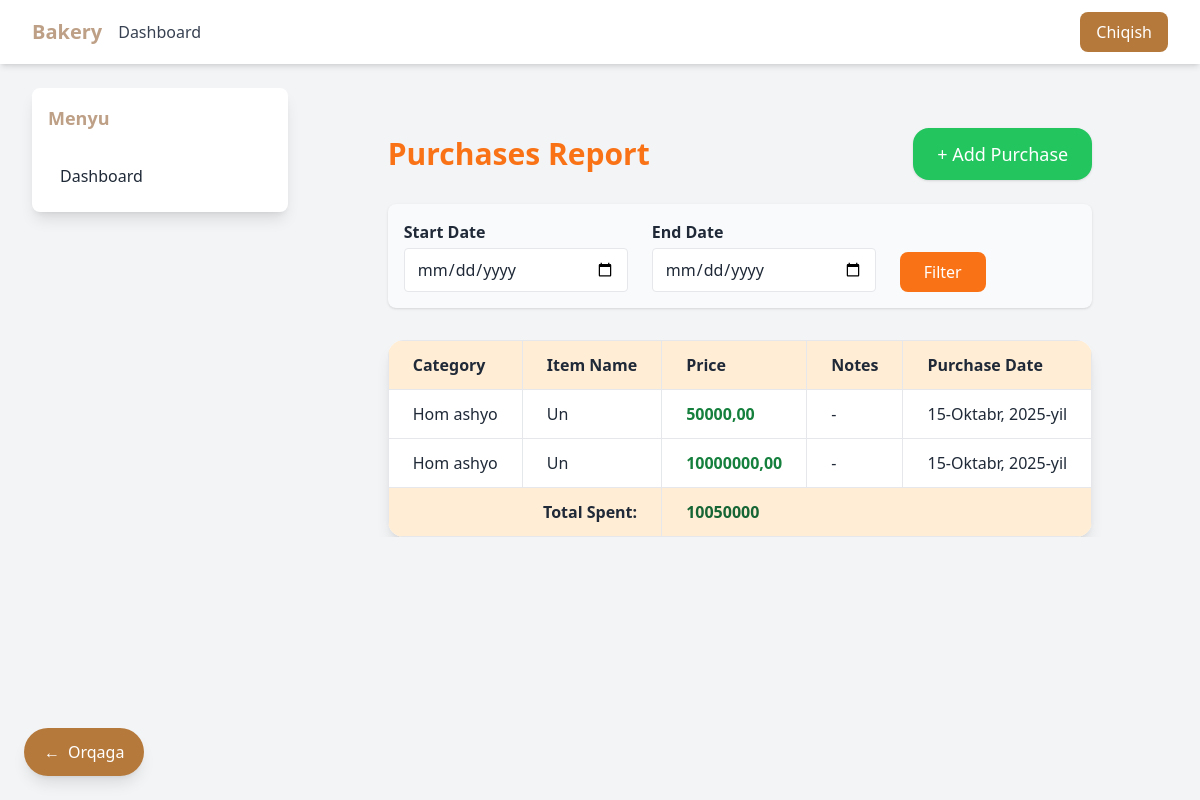
The page /reports/purchases/ on the database as committed earlier.
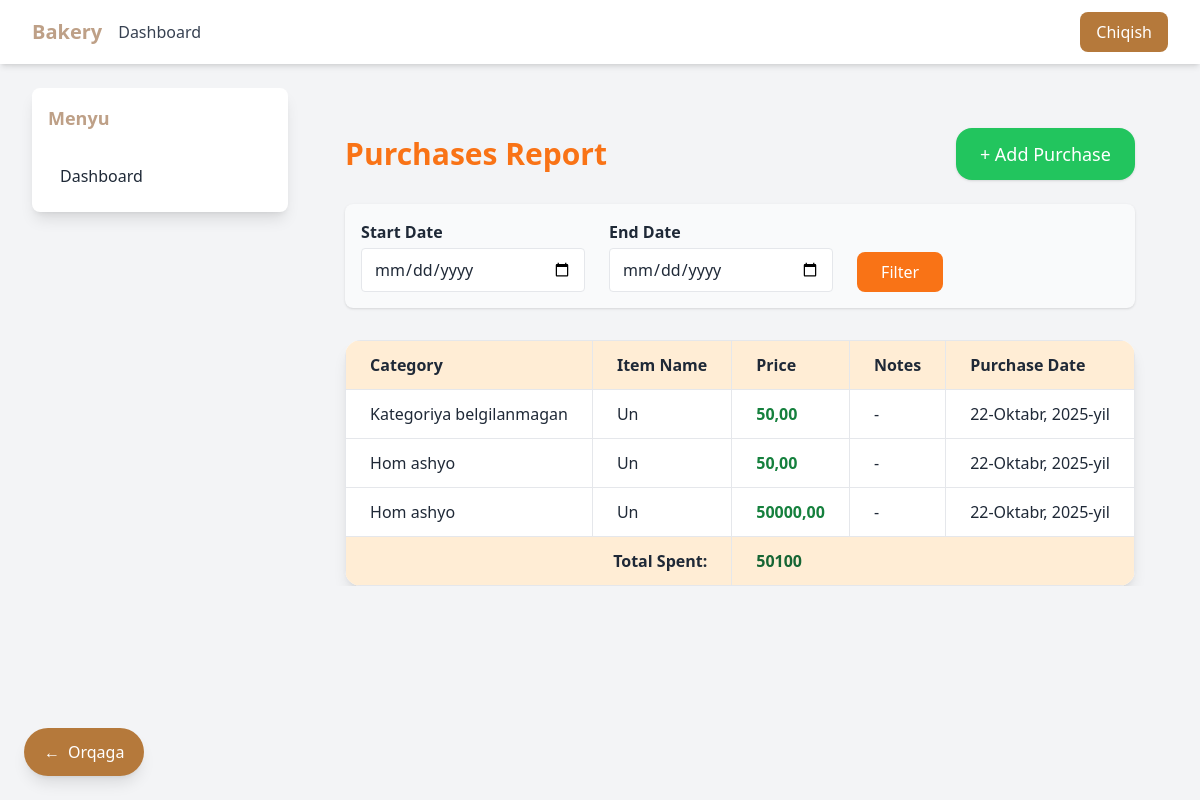
The same page on the database as committed later.
### reports/models.py (models this page shows, shortened)
class Category(models.Model):
    name = models.CharField(max_length=100, unique=True)
    description = models.TextField(blank=True, null=True)

class Purchase(models.Model):
    category = models.ForeignKey(Category, on_delete=models.CASCADE, null=True, blank=True)
    item_name = models.CharField(max_length=255, verbose_name="Nomi")
    unit_price = models.DecimalField(max_digits=12, decimal_places=2, verbose_name="Narxi (so‘mda)")
    purchase_date = models.DateField(default=timezone.now, verbose_name="Sana")
    notes = models.TextField(blank=True, null=True, verbose_name="Izoh")
    created_at = models.DateTimeField(auto_now_add=True)
    class Meta:
        ordering = ["-purchase_date"]
        verbose_name = "Xarid"
        verbose_name_plural = "Xaridlar"

### reports/views.py (the view)
# urls.py: path("purchases/", views.purchase_list, name="purchase_list"),
def purchase_list(request):
    start_date = request.GET.get("start_date")
    end_date = request.GET.get("end_date")
    purchases = Purchase.objects.select_related("category").all()
    if start_date and end_date:
        purchases = purchases.filter(purchase_date__range=[start_date, end_date])
    purchases_by_category = {}
    for p in purchases:
        category_name = p.category.name if p.category else "Kategoriya belgilanmagan"
        if category_name not in purchases_by_category:
            purchases_by_category[category_name] = []
        purchases_by_category[category_name].append(p)
    total_cost = purchases.aggregate(total=Sum('unit_price'))['total'] or 0
    context = {
        "purchases_by_category": purchases_by_category,
        "total_cost": total_cost,
        "start_date": start_date,
        "end_date": end_date,
    }
    return render(request, "reports/purchase_report.html", context)

### reports/templates/reports/purchase_report.html
{% extends 'base.html' %}
{% block content %}
<div class="max-w-7xl mx-auto mt-10 px-4">
    <div class="flex justify-between items-center mb-6 flex-wrap gap-4">
        <h2 class="text-3xl font-bold text-orange-500">Purchases Report</h2>
        <a href="{% url 'reports:purchase_create' %}"
           class="bg-green-500 text-white px-6 py-3 rounded-2xl shadow hover:bg-green-600 transition text-lg">
           + Add Purchase
        </a>
    </div>
    <form method="get" class="flex flex-wrap gap-6 mb-8 items-end bg-gray-50 p-4 rounded-lg shadow">
        <div>
            <label class="block font-semibold mb-1">Start Date</label>
            <input type="date" name="start_date" value="{{ start_date }}"
                   class="border rounded px-3 py-2 w-48 sm:w-56">
        </div>
        <div>
            <label class="block font-semibold mb-1">End Date</label>
            <input type="date" name="end_date" value="{{ end_date }}"
                   class="border rounded px-3 py-2 w-48 sm:w-56">
        </div>
        <button type="submit"
                class="bg-orange-500 text-white px-6 py-2 rounded-lg hover:bg-orange-600 transition">
            Filter
        </button>
    </form>
    <div class="overflow-x-auto bg-white rounded-2xl shadow-lg">
        <table class="w-full min-w-[700px] border-collapse text-base">
            <thead class="bg-orange-100">
                <tr>
                    <th class="px-6 py-3 border text-left">Category</th>
                    <th class="px-6 py-3 border text-left">Item Name</th>
                    <th class="px-6 py-3 border text-left">Price</th>
                    <th class="px-6 py-3 border text-left">Notes</th>
                    <th class="px-6 py-3 border text-left">Purchase Date</th>
                </tr>
            </thead>
            <tbody>
                {% for category, items in purchases_by_category.items %}
                    {% for p in items %}
                        <tr class="hover:bg-orange-50 transition">
                            <td class="px-6 py-3 border">{{ category }}</td>
                            <td class="px-6 py-3 border">{{ p.item_name }}</td>
                            <td class="px-6 py-3 border text-green-700 font-semibold">{{ p.unit_price }}</td>
                            <td class="px-6 py-3 border">{% if p.notes %}{{ p.notes }}{% else %}-{% endif %}</td>
                            <td class="px-6 py-3 border">{{ p.purchase_date }}</td>
                        </tr>
                    {% endfor %}
                {% empty %}
                    <tr>
                        <td colspan="5" class="text-center py-6 text-gray-500">No purchases found.</td>
                    </tr>
                {% endfor %}
            </tbody>
            <tfoot class="bg-orange-100 font-semibold">
                <tr>
                    <td colspan="2" class="px-6 py-3 border text-right">Total Spent:</td>
                    <td colspan="3" class="px-6 py-3 border text-green-800">{{ total_cost }}</td>
                </tr>
            </tfoot>
        </table>
    </div>
</div>
{% endblock %}

### templates/base.html (shortened to what this page needs)
<!DOCTYPE html>
<html lang="uz">
<head>
  <script src="https://cdn.tailwindcss.com"></script>
</head>
<body class="bg-gray-100 font-sans text-gray-800">
  <nav id="navbar" class="bg-white shadow-md">
    <div class="max-w-7xl mx-auto px-4 sm:px-6 lg:px-8">
      <div class="flex justify-between h-16 items-center">
        <div class="flex items-center space-x-4">
          <a href="{% url 'dashboard:dashboard' %}" class="text-primary text-xl font-bold whitespace-nowrap">Bakery</a>
          <div class="hidden md:flex space-x-4">
            {% if request.user.role == 'viewer' %}
              <a href="{% url 'viewer_dashboard' %}" class="text-gray-700 hover-text-primary-dark">Dashboard</a>
            {% else %}
              <a href="{% url 'dashboard:dashboard' %}" class="text-gray-700 hover-text-primary-dark">Dashboard</a>
            {% endif %}
          </div>
        </div>
        <div class="flex items-center space-x-3">
          {% if request.resolver_match.url_name != 'login' %}
            <a href="{% url 'logout' %}" class="bg-primary hover-bg-primary-dark text-white px-4 py-2 rounded-lg transition whitespace-nowrap">Chiqish</a>
          {% endif %}
        </div>
      </div>
    </div>
  </nav>
  <div class="max-w-7xl mx-auto mt-6 px-4 sm:px-6 lg:px-8 flex flex-col lg:flex-row gap-6 items-start">
    <aside id="sidebar"
      class="hidden lg:flex flex-col flex-shrink-0 w-full lg:w-64 bg-white shadow-lg rounded-lg p-4 space-y-2 transition-all duration-300 ease-in-out">
      <h2 class="text-lg font-bold text-primary mb-4">Menyu</h2>
      {% if request.user.role == 'viewer' %}
        <a href="{% url 'viewer_dashboard' %}" class="block px-3 py-2 rounded-lg hover-bg-primary-dark transition">Dashboard</a>
      {% else %}
        <a href="{% url 'dashboard:dashboard' %}" class="block px-3 py-2 rounded-lg hover-bg-primary-dark transition">Dashboard</a>
      {% endif %}
    </aside>
    <main class="flex-1 flex flex-col w-full overflow-hidden scroll-smooth">
      {% block content %}{% endblock %}
    </main>
  </div>
  {% if request.resolver_match.url_name != 'dashboard' %}
  <button onclick="history.back()"
    class="back-button bg-primary hover-bg-primary-dark text-white px-5 py-3 rounded-full shadow-lg transition flex items-center space-x-2">
    <span>←</span>
    <span class="hidden sm:inline">Orqaga</span>
  </button>
  {% endif %}
</body>
</html>

### templates/base.html (style rules this page uses)
.bg-primary { background-color: #b5793b; }
.text-primary { color: #bea087; }
html { scroll-behavior: smooth; }
body { max-width: 100%; overflow-x: auto; }
body { padding-top: 64px; }
nav { position: fixed; top: 0; left: 0; width: 100%; background: rgba(255,255,255,0.95); backdrop-filter: blur(6px); transition: transform 0.28s cubic-bezier(.2,.9,.2,1), box-shadow 0.2s; z-index: 1100; will-change: transform; }
.back-button { position: fixed; bottom: 24px; left: 24px; z-index: 1000; }

Rows that differ between the two databases and show on the page:
removed Purchase: {{ category }} "Hom ashyo", item_name "Un", unit_price "50000,00", purchase_date "15-Oktabr, 2025-yil"
removed Purchase: {{ category }} "Hom ashyo", item_name "Un", unit_price "10000000,00", purchase_date "15-Oktabr, 2025-yil"
added Purchase: category "Kategoriya belgilanmagan", item_name "Un", unit_price "50,00", purchase_date "22-Oktabr, 2025-yil"
added Purchase: {{ category }} "Hom ashyo", item_name "Un", unit_price "50,00", purchase_date "22-Oktabr, 2025-yil"
added Purchase: {{ category }} "Hom ashyo", item_name "Un", unit_price "50000,00", purchase_date "22-Oktabr, 2025-yil"
Other text that changed with them:
{{ total_cost }}: "10050000" → "50100"
